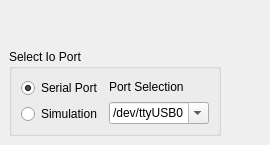
              <widget class="QWidget" name="tab_3">
               <attribute name="title">
                <string>Device</string>
               </attribute>
               <layout class="QGridLayout" name="_25">
                <property name="margin">
                 <number>9</number>
                </property>
                <property name="spacing">
                 <number>6</number>
                </property>
                <item row="0" column="0">
                 <layout class="QVBoxLayout" name="_26">
                  <property name="spacing">
                   <number>6</number>
                  </property>
                  <property name="margin">
                   <number>0</number>
                  </property>
                  <item>
                   <spacer>
                    <property name="orientation">
                     <enum>Qt::Vertical</enum>
                    </property>
                    <property name="sizeType">
                     <enum>QSizePolicy::Minimum</enum>
                    </property>
                    <property name="sizeHint" stdset="0">
                     <size>
                      <width>195</width>
                      <height>0</height>
                     </size>
                    </property>
                   </spacer>
                  </item>
                  <item>
                   <layout class="QHBoxLayout" name="_27">
                    <property name="spacing">
                     <number>6</number>
                    </property>
                    <property name="margin">
                     <number>0</number>
                    </property>
                    <item>
                     <layout class="QVBoxLayout" name="_28">
                      <property name="spacing">
                       <number>6</number>
                      </property>
                      <property name="margin">
                       <number>0</number>
                      </property>
                      <item>
                       <spacer>
                        <property name="orientation">
                         <enum>Qt::Vertical</enum>
                        </property>
                        <property name="sizeType">
                         <enum>QSizePolicy::Minimum</enum>
                        </property>
                        <property name="sizeHint" stdset="0">
                         <size>
                          <width>20</width>
                          <height>40</height>
                         </size>
                        </property>
                       </spacer>
                      </item>
                      <item>
                       <widget class="QGroupBox" name="DevIoGrBox">
                        <property name="sizePolicy">
                         <sizepolicy hsizetype="Fixed" vsizetype="Fixed">
                          <horstretch>0</horstretch>
                          <verstretch>0</verstretch>
                         </sizepolicy>
                        </property>
                        <property name="title">
                         <string>Select Io Port</string>
                        </property>
                        <layout class="QGridLayout" name="_29">
                         <property name="margin">
                          <number>9</number>
                         </property>
                         <property name="spacing">
                          <number>6</number>
                         </property>
                         <item row="0" column="0">
                          <layout class="QHBoxLayout" name="_30">
                           <property name="spacing">
                            <number>6</number>
                           </property>
                           <property name="margin">
                            <number>0</number>
                           </property>
                           <item>
                            <layout class="QVBoxLayout" name="_31">
                             <property name="spacing">
                              <number>6</number>
                             </property>
                             <property name="margin">
                              <number>0</number>
                             </property>
                             <item>
                              <widget class="QRadioButton" name="SerialRBtn">
                               <property name="enabled">
                                <bool>true</bool>
                               </property>
                               <property name="text">
                                <string>Serial Port</string>
                               </property>
                               <property name="checked">
                                <bool>true</bool>
                               </property>
                              </widget>
                             </item>
                             <item>
                              <widget class="QRadioButton" name="SimulationButton">
                               <property name="text">
                                <string>Simulation</string>
                               </property>
                               <property name="checked">
                                <bool>false</bool>
                               </property>
                              </widget>
                             </item>
                            </layout>
                           </item>
                           <item>
                            <layout class="QVBoxLayout" name="_32">
                             <property name="spacing">
                              <number>6</number>
                             </property>
                             <property name="margin">
                              <number>0</number>
                             </property>
                             <item>
                              <widget class="QLabel" name="label_7">
                               <property name="text">
                                <string>Port Selection</string>
                               </property>
                              </widget>
                             </item>
                             <item>
                              <widget class="QComboBox" name="SerialPorComboBox">
                               <property name="editable">
                                <bool>true</bool>
                               </property>
                               <item>
                                <property name="text">
                                 <string>/dev/ttyUSB0</string>
                                </property>
                                <property name="icon">
                                 <iconset>
                                  <normaloff>icons/next.png</normaloff>icons/next.png</iconset>
                                </property>
                               </item>
                               <item>
                                <property name="text">
                                 <string>COM2</string>
                                </property>
                                <property name="icon">
                                 <iconset>
                                  <normaloff>icons/next.png</normaloff>icons/next.png</iconset>
                                </property>
                               </item>
                               <item>
                                <property name="text">
                                 <string>COM3</string>
                                </property>
                                <property name="icon">
                                 <iconset>
                                  <normaloff>icons/next.png</normaloff>icons/next.png</iconset>
                                </property>
                               </item>
                               <item>
                                <property name="text">
                                 <string>COM4</string>
                                </property>
                                <property name="icon">
                                 <iconset>
                                  <normaloff>icons/next.png</normaloff>icons/next.png</iconset>
                                </property>
                               </item>
                              </widget>
                             </item>
                            </layout>
                           </item>
                          </layout>
                         </item>
                        </layout>
                       </widget>
                      </item>
                     </layout>
                    </item>
                    <item>
                     <spacer>
                      <property name="orientation">
                       <enum>Qt::Horizontal</enum>
                      </property>
                      <property name="sizeType">
                       <enum>QSizePolicy::MinimumExpanding</enum>
                      </property>
                      <property name="sizeHint" stdset="0">
                       <size>
                        <width>40</width>
                        <height>20</height>
                       </size>
                      </property>
                     </spacer>
                    </item>
                   </layout>
                  </item>
                 </layout>
                </item>
               </layout>
              </widget>
